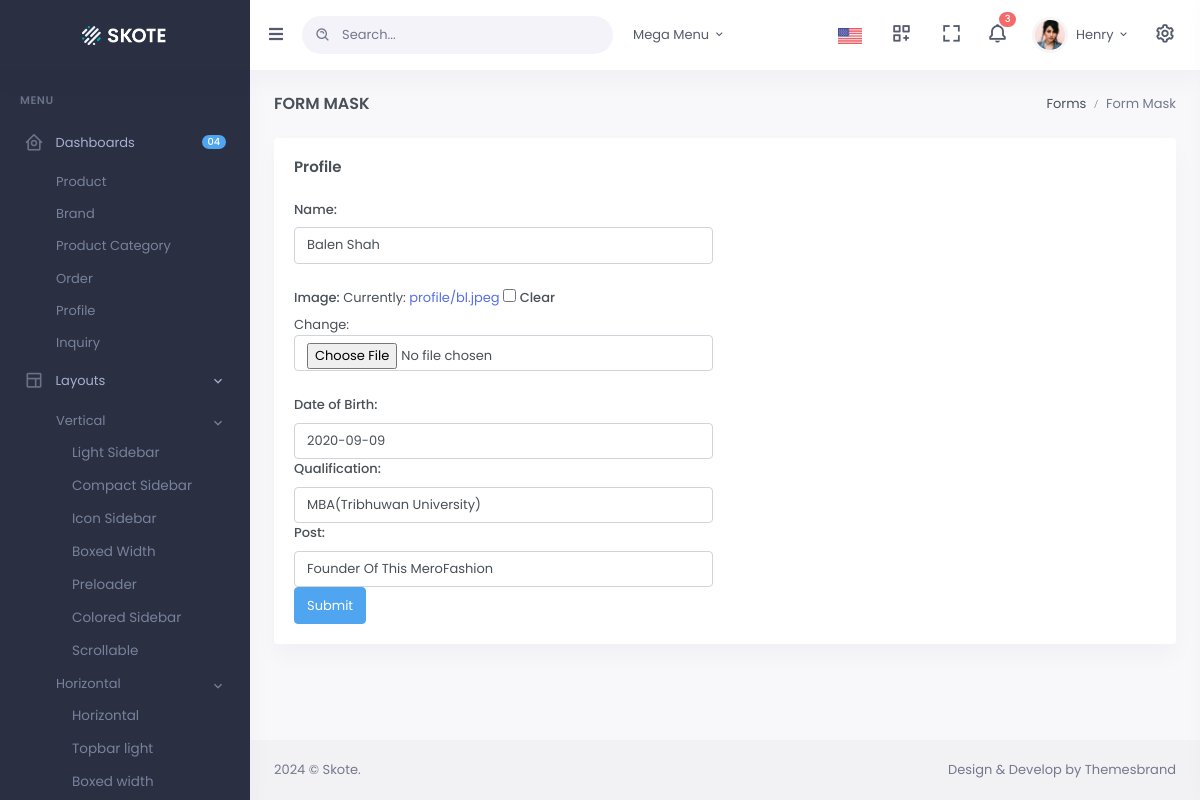
The app's page /backend/profile/1/update/ with its own data.
### backendapp/models.py (models this page shows)
class Profile(models.Model):
    image = models.ImageField(upload_to='profile', blank=True,null=True)
    name = models.CharField(max_length=100)
    dob = models.DateField()
    qualification = models.CharField(max_length=200,blank=True,null=True)
    post = models.CharField(max_length=100,)

### backendapp/views.py (the view, shortened to what this page needs)
# urls.py: path('profile/<int:id>/update/', ProfileUpdateView.as_view(), name='profile_update'),
class ProfileUpdateView(TemplateView):
    template_name = "admintemplates/profile/create.html"
    def get_context_data(self,*args, **kwargs):
        context = super().get_context_data(**kwargs)
        pro_id = self.kwargs.get('id')
        profile = Profile.objects.get(id=pro_id)
        context['form'] = ProfileForm(instance=profile)
        return context

### backendapp/forms.py
class ProfileForm(forms.ModelForm):
    class Meta:
        model = Profile
        fields = ['name', 'image', 'dob','qualification','post']  # Customize fields as needed
        widgets = {
            'name': forms.TextInput(attrs={'class': 'form-control', 'placeholder': 'name'}),
            'image': forms.ClearableFileInput(attrs={'class': 'form-control'}),
            'dob': forms.DateInput(attrs={'class': 'form-control', 'placeholder': 'date of birth'}),
            'qualification': forms.TextInput(attrs={'class': 'form-control', 'placeholder': 'qualification'}),
            'post': forms.TextInput(attrs={'class': 'form-control', 'placeholder': 'post of this website'}),
        }

### templates/admintemplates/profile/create.html (shortened to what this page needs)
{% extends 'admintemplates/base.html' %}
{% load static %}
{% block mainblock %}
            <div class="main-content">
                <div class="page-content">
                    <div class="container-fluid">
                        <div class="row">
                            <div class="col-12">
                                <div class="page-title-box d-flex align-items-center justify-content-between">
                                    <h4 class="mb-0 font-size-18">Form Mask</h4>
                                    <div class="page-title-right">
                                        <ol class="breadcrumb m-0">
                                            <li class="breadcrumb-item"><a href="javascript: void(0);">Forms</a></li>
                                            <li class="breadcrumb-item active">Form Mask</li>
                                        </ol>
                                    </div>
                                </div>
                            </div>
                        </div>
                        <div class="row">
                            <div class="col-lg-12">
                                <div class="card">
                                    <div class="card-body">
                                        <h4 class="card-title mb-4">Profile </h4>
                                        <form method="POST" enctype="multipart/form-data">
                                            <div class="row">
                                                <div class="col-lg-6">
                                                    <div>
                                                        <div class="form-group mb-4">
                                                            <label for="input-date1"> Name: </label>
                                                            {{form.name}}
                                                        </div>
                                                        <div class="form-group mb-4">
                                                            <label for="input-image"> Image:</label>
                                                            {{ form.image }}
                                                        </div>
                                                        <div class="form-group mb-0">
                                                            <label for="input-currency">Date of Birth: </label>
                                                            {{form.dob}}
                                                        </div>
                                                        <div class="form-group mb-0">
                                                            <label for="input-currency">Qualification: </label>
                                                            {{form.qualification}}
                                                        </div>
                                                        <div class="form-group mb-0">
                                                            <label for="input-currency">Post: </label>
                                                            {{form.post}}
                                                        </div>
                                                    </div>
                                                    <button type="submit" class="btn btn-info inner">Submit</button>
                                                </div>
                                            </div>
                                        </form>
                                    </div>
                                </div>
                            </div>
                        </div>
                    </div>
                </div>
            </div>
{% endblock %}

### records on screen
Profile: name "Balen Shah", dob "2020-09-09", qualification "MBA(Tribhuwan University)", post "Founder Of This MeroFashion"
